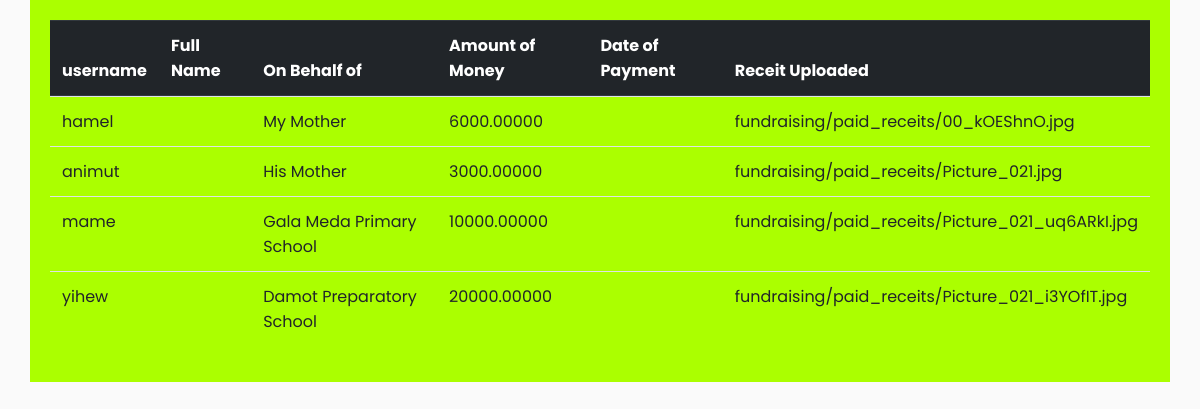
The app's page /fundraising/view_total_payment/ with its own data.
### fundraising/models.py (models this page shows, shortened)
class Pay(models.Model):
    user = models.OneToOneField(User,on_delete=models.CASCADE, unique=True, primary_key=True)
    full_name_pay = models.CharField(max_length = 100, default ="")
    on_behalf_of = models.CharField(max_length = 100, default ="")
    amount_in_ETB = models.DecimalField(max_digits=14, decimal_places =5)
    created_on = models.DateTimeField(auto_now_add=True, null = True, blank = True)
    status = models.IntegerField(choices=STATUS, default=0)
    upload_receit = models.ImageField(upload_to='fundraising/paid_receits')

### fundraising/views.py (the view)
# urls.py: path('view_total_payment/', views.view_total_payment, name = 'view_total_payment'),
def view_total_payment(request):
    p = Pay.objects.all()
    context = {'p':p}
    return render(request, "fundraising/view_total_payment.html", context)

### templates/fundraising/view_total_payment.html (shortened to what this page needs)
{% load static %}
<html>
<head><title> Total Payment </title>
    <link rel="stylesheet" href="https://stackpath.bootstrapcdn.com/bootstrap/4.1.0/css/bootstrap.min.css">
    <link rel="stylesheet" href="{% static 'css/style.css' %}">
</head>
<body>
<div class="container">
 <div class="row" >
<div style="background-color: #abff00; color: #ffffff>
    <div class="col-md-8 card mb-4  mt-3 left  top">
      <div class="card-body" >
<table class="table">
<tr>
<thead class="thead-dark">
<th>username</th>
<th>Full Name</th>
<th>On Behalf of</th>
<th>Amount of Money</th>
<th>Date of Payment</th>
<th>Receit Uploaded</th>
</thead>
</tr>
{% for n in p %}
<tr>
<td>{{n.user}}</td>  <td>{{n.full_name_payment}} </td> <td>{{n.on_behalf_of}}</td>  <td> {{n.amount_in_ETB}}</td><td> {{n.created_at}}</td> <td> {{n.upload_receit}}</td>  </tr>
{% endfor %}
</table>
</div>
</div>
</div>
</div>
</body>
</html>

### static/css/style.css (style rules this page uses)
body { font-family: 'Poppins', sans-serif; background: #fafafa; }

### records on screen
Pay: user "hamel", on_behalf_of "My Mother", amount_in_ETB "6000.00000", upload_receit "fundraising/paid_receits/00_kOEShnO.jpg"
Pay: user "animut", on_behalf_of "His Mother", amount_in_ETB "3000.00000", upload_receit "fundraising/paid_receits/Picture_021.jpg"
Pay: user "mame", on_behalf_of "Gala Meda Primary School", amount_in_ETB "10000.00000", upload_receit "fundraising/paid_receits/Picture_021_uq6ARkI.jpg"
Pay: user "yihew", on_behalf_of "Damot Preparatory School", amount_in_ETB "20000.00000", upload_receit "fundraising/paid_receits/Picture_021_i3YOfIT.jpg"
